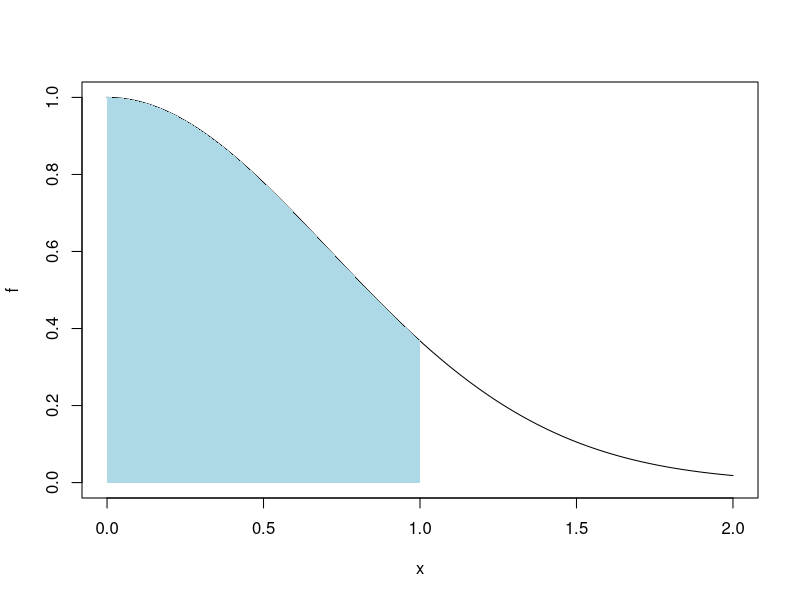
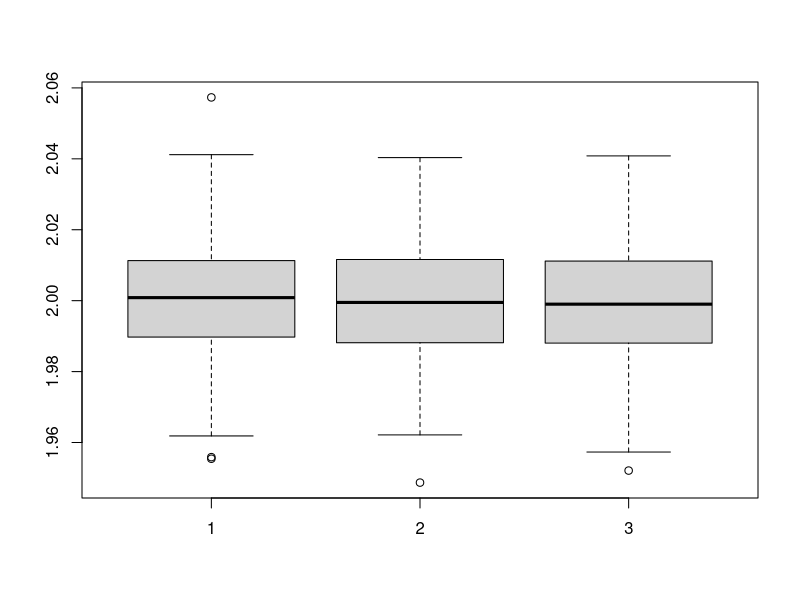

Recreate these plots in R, in order.
# Aula 5.3 - Monte Carlo - Exercicios

# 1 ----

circulo.MC <- function(n){
  x = runif(n, -1, 1)
  
  g = (1-x^2)^(1/2)
  
  2*mean(g)
}

circulo.MC(1000)
pi/2

Ns = c(100, 1000, 10000, 100000)
estimativas = sapply(Ns, circulo.MC)
erros = abs(estimativas - pi/2)

data.frame(N = Ns, estimativa = estimativas, erro = erros)

# 2 ----

exp.MC <- function(n){
   x = runif(n, 0, 1)
   
   g = exp(-x^2)/1
   
   mean(g)
}

exp.MC(10000)

integrate(function(x) exp(-x^2), 0, 1)

x <- seq(0, 2, by = 0.01)
f <- exp(-x^2)
plot(x, f, type = "l", xlim = c(0,2), ylim = c(0,1))
x2 <- seq(0, 1, by = 0.01)
f2 <- exp(-x2^2)
y2 <- rep(0, length(x2))
polygon(
  c(x2, rev(x2)), 
  c(f2, rev(y2)),
  col = "lightblue",
  border = NA
)

# 3 ----
exp.bi.MC <- function(n) {
  x <- runif(n, 0, 1)
  y <- runif(n, 0, 1)
  
  g <- exp(-(x^2 + y^2))
  
  mean(g)
}

exp.bi.MC(10000)

a <- integrate(function(x) exp(-x^2), 0, 1)$value
b <- integrate(function(x) exp(-x^2), 0, 1)$value
a*b

# 4 ----
esfera.MC <- function(n) {
  x = runif(n, -1, 1)
  y = runif(n, -1, 1)
  z = runif(n, -1, 1)
  
  indicadora = (x^2 + y^2 + z^2 <= 1)
  
  list(
    integral = 8*mean(indicadora),
    pontos = indicadora
  )
}

esfera.MC(10000)$integral

(4*pi)/3

# 5 ----
gama.MC <-  function(n,lambda){
  x = rexp(n, lambda)
  
  g = ((x^2)*(exp(-x)))/dexp(x, lambda)
  
  mean(g)
}

integrate(function(x) (x^2)*exp(-x), 0, Inf)$value

gama.MC(10000, 0.5)
gama.MC(10000, 1)
gama.MC(10000, 2)

gama.MC_0.5 <- NULL
gama.MC_1 <- NULL
gama.MC_2 <- NULL
for (i in 1:500){
  gama.MC_0.5[i] = gama.MC(10000, 0.5)
  gama.MC_1[i] = gama.MC(10000, 0.5)
  gama.MC_2[i] = gama.MC(10000, 0.5)
}
data.frame(
  lambda     = c(0.5, 1, 2),
  estimativa = c(
    mean(gama.MC_0.5),
    mean(gama.MC_1),
    mean(gama.MC_2)
  ),
  variancia  = c(
    var(gama.MC_0.5),
    var(gama.MC_1),
    var(gama.MC_2)
  )
)
boxplot(list(gama.MC_0.5, gama.MC_1, gama.MC_2))
